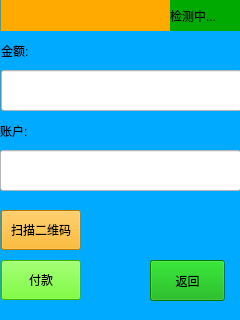
<?xml version="1.0" encoding="UTF-8"?>
<ui version="4.0">
 <class>pay</class>
 <widget class="QWidget" name="pay">
  <property name="geometry">
   <rect>
    <x>0</x>
    <y>0</y>
    <width>240</width>
    <height>320</height>
   </rect>
  </property>
  <property name="minimumSize">
   <size>
    <width>240</width>
    <height>320</height>
   </size>
  </property>
  <property name="maximumSize">
   <size>
    <width>240</width>
    <height>320</height>
   </size>
  </property>
  <property name="windowTitle">
   <string>Form</string>
  </property>
  <property name="styleSheet">
   <string notr="true">background-color: rgb(0, 170, 255);</string>
  </property>
  <widget class="QPushButton" name="pushButton_pay">
   <property name="geometry">
    <rect>
     <x>1</x>
     <y>260</y>
     <width>80</width>
     <height>40</height>
    </rect>
   </property>
   <property name="minimumSize">
    <size>
     <width>80</width>
     <height>40</height>
    </size>
   </property>
   <property name="maximumSize">
    <size>
     <width>80</width>
     <height>40</height>
    </size>
   </property>
   <property name="styleSheet">
    <string notr="true">background-color: rgb(85, 255, 0);</string>
   </property>
   <property name="text">
    <string>付款</string>
   </property>
  </widget>
  <widget class="QPushButton" name="pushButton_return">
   <property name="geometry">
    <rect>
     <x>150</x>
     <y>260</y>
     <width>75</width>
     <height>41</height>
    </rect>
   </property>
   <property name="styleSheet">
    <string notr="true">background-color: rgb(0, 170, 0);</string>
   </property>
   <property name="text">
    <string>返回</string>
   </property>
  </widget>
  <widget class="QLabel" name="label">
   <property name="geometry">
    <rect>
     <x>0</x>
     <y>120</y>
     <width>54</width>
     <height>21</height>
    </rect>
   </property>
   <property name="styleSheet">
    <string notr="true">font: 75 15pt &quot;华文中宋&quot;;</string>
   </property>
   <property name="text">
    <string>账户:</string>
   </property>
  </widget>
  <widget class="QLineEdit" name="lineEdit">
   <property name="geometry">
    <rect>
     <x>0</x>
     <y>150</y>
     <width>241</width>
     <height>41</height>
    </rect>
   </property>
   <property name="styleSheet">
    <string notr="true">background-color: rgb(255, 255, 255);</string>
   </property>
  </widget>
  <widget class="QLabel" name="label_2">
   <property name="geometry">
    <rect>
     <x>1</x>
     <y>40</y>
     <width>54</width>
     <height>21</height>
    </rect>
   </property>
   <property name="styleSheet">
    <string notr="true">font: 75 15pt &quot;华文中宋&quot;;</string>
   </property>
   <property name="text">
    <string>金额:</string>
   </property>
  </widget>
  <widget class="QLineEdit" name="lineEdit_money">
   <property name="geometry">
    <rect>
     <x>1</x>
     <y>70</y>
     <width>241</width>
     <height>41</height>
    </rect>
   </property>
   <property name="styleSheet">
    <string notr="true">background-color: rgb(255, 255, 255);</string>
   </property>
  </widget>
  <widget class="QPushButton" name="pushButton_2Code">
   <property name="geometry">
    <rect>
     <x>1</x>
     <y>210</y>
     <width>80</width>
     <height>40</height>
    </rect>
   </property>
   <property name="minimumSize">
    <size>
     <width>80</width>
     <height>40</height>
    </size>
   </property>
   <property name="maximumSize">
    <size>
     <width>80</width>
     <height>40</height>
    </size>
   </property>
   <property name="styleSheet">
    <string notr="true">background-color: rgb(255, 170, 0);</string>
   </property>
   <property name="text">
    <string>扫描二维码</string>
   </property>
  </widget>
  <widget class="QLabel" name="label_Timer">
   <property name="geometry">
    <rect>
     <x>1</x>
     <y>0</y>
     <width>171</width>
     <height>31</height>
    </rect>
   </property>
   <property name="styleSheet">
    <string notr="true">background-color: rgb(255, 170, 0);</string>
   </property>
   <property name="text">
    <string/>
   </property>
  </widget>
  <widget class="QLabel" name="label_net">
   <property name="geometry">
    <rect>
     <x>170</x>
     <y>0</y>
     <width>71</width>
     <height>31</height>
    </rect>
   </property>
   <property name="styleSheet">
    <string notr="true">background-color: rgb(0, 170, 0);</string>
   </property>
   <property name="text">
    <string>检测中...</string>
   </property>
  </widget>
 </widget>
 <tabstops>
  <tabstop>pushButton_2Code</tabstop>
  <tabstop>pushButton_pay</tabstop>
  <tabstop>pushButton_return</tabstop>
  <tabstop>lineEdit_money</tabstop>
  <tabstop>lineEdit</tabstop>
 </tabstops>
 <resources/>
 <connections/>
</ui>
